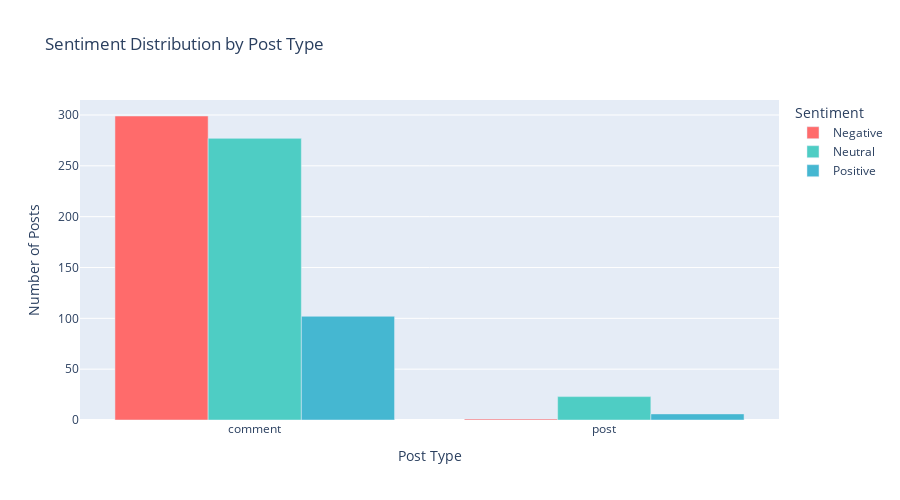

Write notebook code for a chart like this one.
### Code cell
# Visualization 4: Interactive Plotly visualization - Post type distribution
type_sentiment = X_balanced.groupby(['type', 'sentiment_label']).size().reset_index(name='count')

fig = px.bar(type_sentiment, x='type', y='count', color='sentiment_label',
             title='Sentiment Distribution by Post Type',
             labels={'count': 'Number of Posts', 'type': 'Post Type', 'sentiment_label': 'Sentiment'},
             color_discrete_map={'Negative': '#FF6B6B', 'Neutral': '#4ECDC4', 'Positive': '#45B7D1'},
             barmode='group')

fig.update_layout(height=500, showlegend=True)
fig.show()

### Figure 1 — Plotly figure (JSON) as saved in the notebook; plotly's stock layout.template omitted (floating-point values rounded to 4 significant figures)
{"data": [{"alignmentgroup": "True", "hovertemplate": "Sentiment=Negative<br>Post Type=%{x}<br>Number of Posts=%{y}<extra></extra>", "legendgroup": "Negative", "marker": {"color": "#FF6B6B", "pattern": {"shape": ""}}, "name": "Negative", "offsetgroup": "Negative", "orientation": "v", "showlegend": true, "textposition": "auto", "type": "bar", "x": ["comment", "post"], "xaxis": "x", "y": [299, 1], "yaxis": "y"}, {"alignmentgroup": "True", "hovertemplate": "Sentiment=Neutral<br>Post Type=%{x}<br>Number of Posts=%{y}<extra></extra>", "legendgroup": "Neutral", "marker": {"color": "#4ECDC4", "pattern": {"shape": ""}}, "name": "Neutral", "offsetgroup": "Neutral", "orientation": "v", "showlegend": true, "textposition": "auto", "type": "bar", "x": ["comment", "post"], "xaxis": "x", "y": [277, 23], "yaxis": "y"}, {"alignmentgroup": "True", "hovertemplate": "Sentiment=Positive<br>Post Type=%{x}<br>Number of Posts=%{y}<extra></extra>", "legendgroup": "Positive", "marker": {"color": "#45B7D1", "pattern": {"shape": ""}}, "name": "Positive", "offsetgroup": "Positive", "orientation": "v", "showlegend": true, "textposition": "auto", "type": "bar", "x": ["comment", "post"], "xaxis": "x", "y": [102, 6], "yaxis": "y"}], "layout": {"barmode": "group", "height": 500, "legend": {"title": {"text": "Sentiment"}, "tracegroupgap": 0}, "showlegend": true, "title": {"text": "Sentiment Distribution by Post Type"}, "xaxis": {"anchor": "y", "domain": [0, 1], "title": {"text": "Post Type"}}, "yaxis": {"anchor": "x", "domain": [0, 1], "title": {"text": "Number of Posts"}}}}
